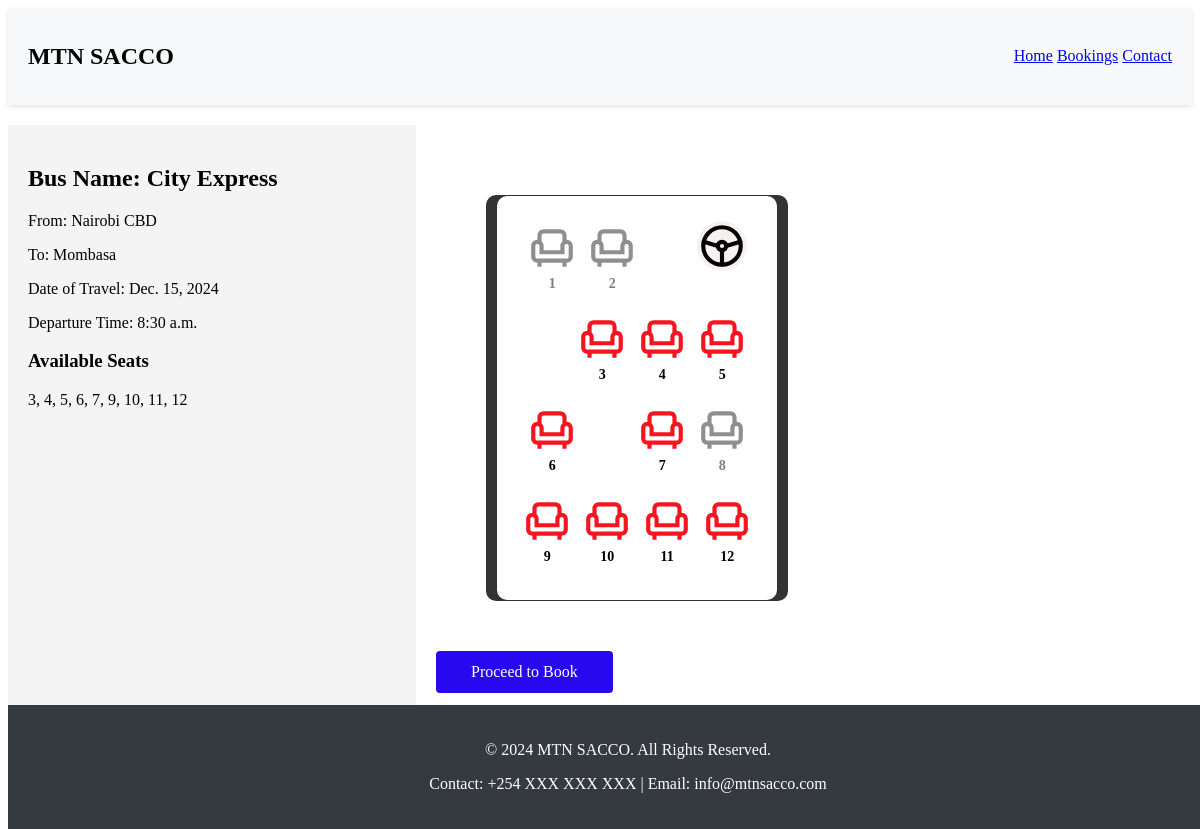
The page /bus/1/ on the database as committed earlier.
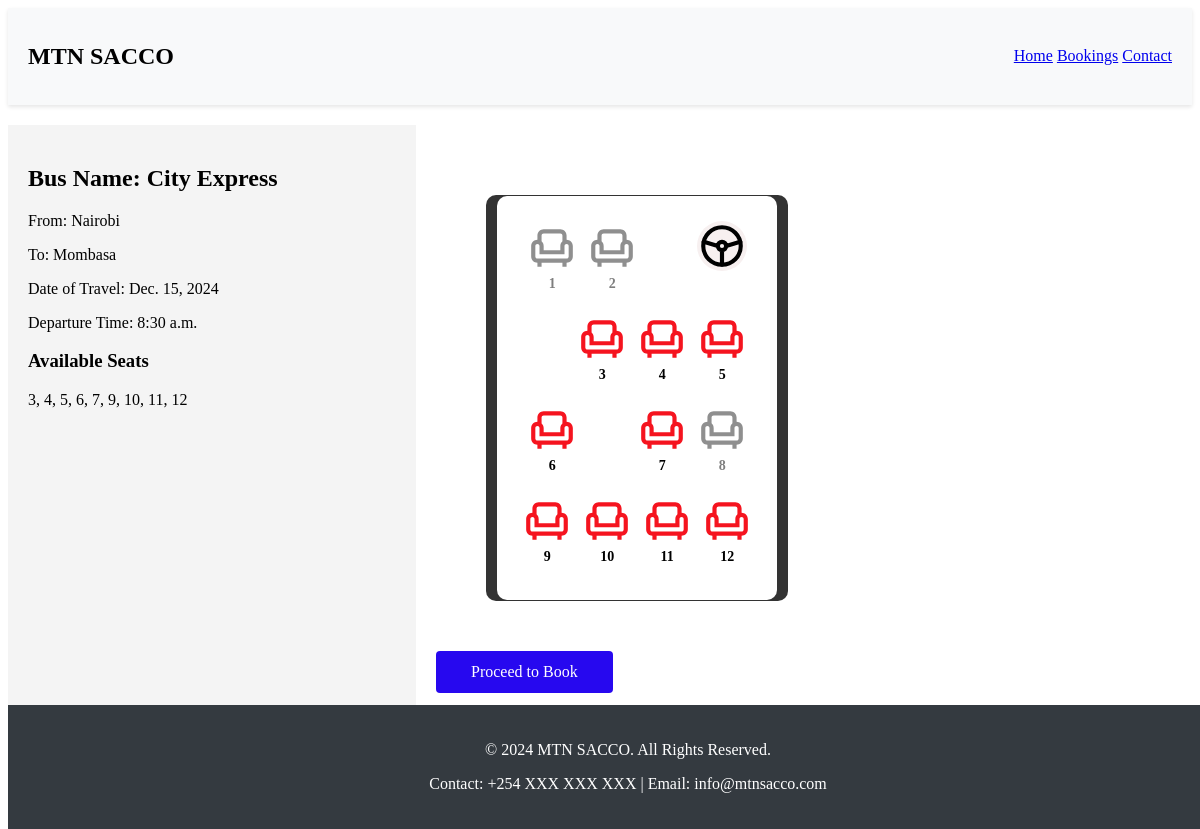
The same page on the database as committed later.
### main/models.py (models this page shows, shortened)
class TravelSchedule(models.Model):
    bus = models.ForeignKey(Bus, on_delete=models.CASCADE)
    boarding_location = models.ForeignKey(BoardingLocation, on_delete=models.CASCADE)
    destination = models.ForeignKey(Destination, on_delete=models.CASCADE)
    date_of_travel = models.DateField()
    departure_time = models.TimeField()
    fare = models.CharField(max_length=50 , null=True , blank=True)

class BoardingLocation(models.Model):
    name = models.CharField(max_length=100)

class Bus(models.Model):
    name = models.CharField(max_length=50)
    plate_number=models.CharField(max_length=50 , unique=True)
    route = models.CharField(max_length=50)
    Driver = models.ForeignKey(Driver, on_delete=models.CASCADE)
    is_in_good = models.BooleanField(default=True)
    timeoftravel = models.CharField(max_length=50)
    fare = models.CharField(max_length=50)

class Destination(models.Model):
    name = models.CharField(max_length=100)

### main/views.py (the view)
# urls.py: path('bus/<int:pk>/', views.bus_detail, name='bus_detail'),
def bus_detail(request, pk):
    bus_schedule = get_object_or_404(TravelSchedule, pk=pk)
    seats = Seat.objects.filter(bus_schedule=bus_schedule)
    available_seats = seats.filter(is_reserved=False).values_list('seat_number', flat=True)
    context = {
        'bus_schedule': bus_schedule,
        'seats': seats,
        'available_seats': available_seats,  # Pass available seat numbers to the template
    }
    return render(request, 'new/bus_detail.html', context)

### templates/new/bus_detail.html (shortened to what this page needs)
{% load static %}
<!DOCTYPE html>
<html lang="en">
<head>
  <link href="{% static 'assets/css/styles.css' %}" rel="stylesheet">
</head>
<body>
  <nav class="navbar">
    <div class="logo">
      <h1>MTN SACCO</h1>
    </div>
    <div class="nav-links">
      <a href="{% url 'index' %}" class="btn btn-outline-primary">Home</a>
      <a href="#" class="btn btn-outline-primary">Bookings</a>
      <a href="#" class="btn btn-outline-primary">Contact</a>
    </div>
  </nav>
  <div class="container">
    <div class="bus-details">
      <h2>Bus Name: {{ bus_schedule.bus.name }}</h2>
      <p>From: {{ bus_schedule.boarding_location.name }}</p>
      <p>To: {{ bus_schedule.destination.name }}</p>
      <p>Date of Travel: {{ bus_schedule.date_of_travel }}</p>
      <p>Departure Time: {{ bus_schedule.departure_time }}</p>
      <h3>Available Seats</h3>
      <p>
        {% if available_seats %}
            {{ available_seats|join:", " }}
        {% else %}
            No seats available.
        {% endif %}
      </p>
    </div>
    <div class="seat-selection">
      <div class="minibus-container">
        <div class="minibus">
          <div class="row">
            <div class="seat" data-seat="1"><img src="{% static 'assets/img/seat.svg' %}" alt="Seat 1"><span>1</span></div>
            <div class="seat" data-seat="2"><img src="{% static 'assets/img/seat.svg' %}" alt="Seat 2"><span>2</span></div>
            <div class="empty"></div>
            <img src="{% static 'assets/img/stear.svg' %}" alt="" class="steering-wheel">
          </div>
          <div class="row">
            <div class="empty"></div>
            <div class="seat" data-seat="3"><img src="{% static 'assets/img/seat.svg' %}" alt="Seat 3"><span>3</span></div>
            <div class="seat" data-seat="4"><img src="{% static 'assets/img/seat.svg' %}" alt="Seat 4"><span>4</span></div>
            <div class="seat" data-seat="5"><img src="{% static 'assets/img/seat.svg' %}" alt="Seat 5"><span>5</span></div>
          </div>
          <div class="row">
            <div class="seat" data-seat="6"><img src="{% static 'assets/img/seat.svg' %}" alt="Seat 6"><span>6</span></div>
            <div class="empty"></div>
            <div class="seat" data-seat="7"><img src="{% static 'assets/img/seat.svg' %}" alt="Seat 7"><span>7</span></div>
            <div class="seat" data-seat="8"><img src="{% static 'assets/img/seat.svg' %}" alt="Seat 8"><span>8</span></div>
          </div>
          <div class="row">
            <div class="seat" data-seat="9"><img src="{% static 'assets/img/seat.svg' %}" alt="Seat 9"><span>9</span></div>
            <div class="seat" data-seat="10"><img src="{% static 'assets/img/seat.svg' %}" alt="Seat 10"><span>10</span></div>
            <div class="seat" data-seat="11"><img src="{% static 'assets/img/seat.svg' %}" alt="Seat 11"><span>11</span></div>
            <div class="seat" data-seat="12"><img src="{% static 'assets/img/seat.svg' %}" alt="Seat 12"><span>12</span></div>
          </div>
        </div>
      </div>
      <button class='buy-btn' onclick="redirectToBooking({{ bus_schedule.pk }})">Proceed to Book</button>
    </div>
  </div>
  <br>
  <br>
  <br>
  <br>
  <br>
  <br>
  <footer class="footer">
    <div>
      <p>&copy; 2024 MTN SACCO. All Rights Reserved.</p>
      <p>Contact: +254 XXX XXX XXX | Email: info@mtnsacco.com</p>
    </div>
  </footer>
</body>
</html>

Rows that differ between the two databases and show on the page:
changed through a linked row, TravelSchedule "City Express": boarding_location.name "Nairobi CBD" → "Nairobi"
